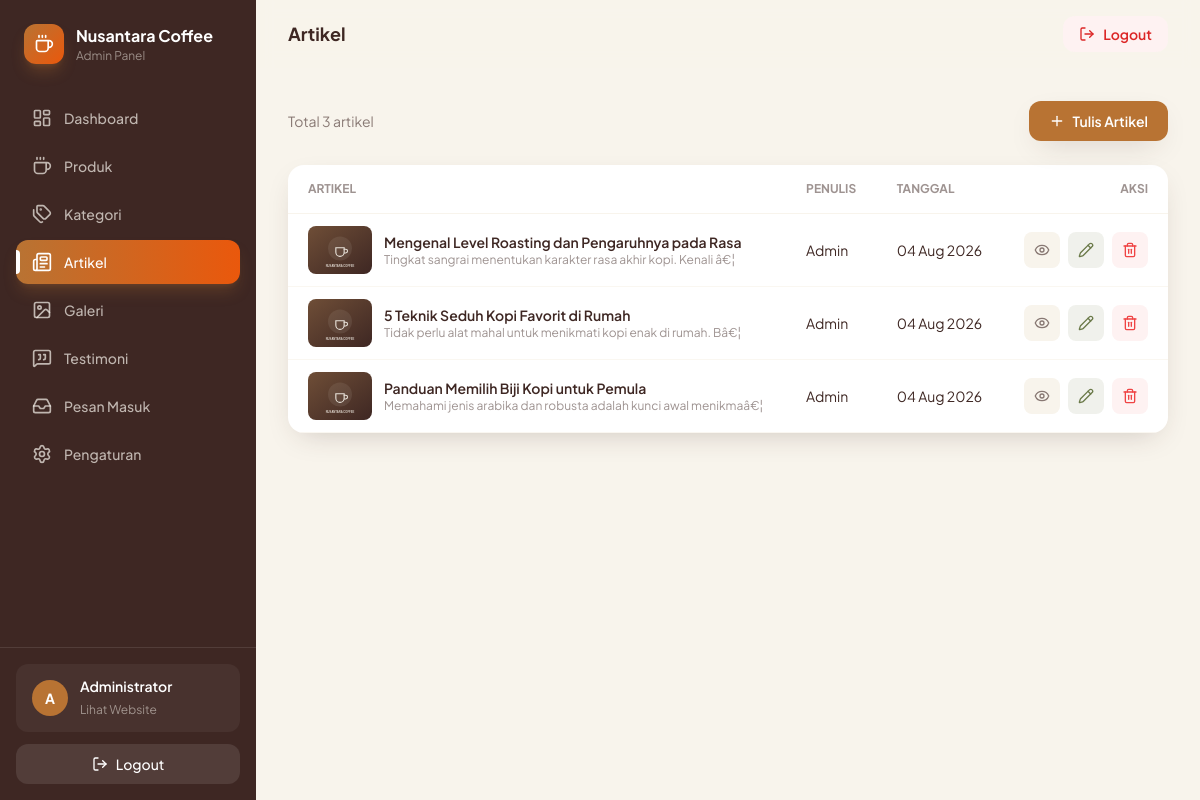
/admin/artikel/index.php (signed in), run on the app's committed database.
### tables this page shows
CREATE TABLE `artikel` (
  `id` INT UNSIGNED AUTO_INCREMENT PRIMARY KEY,
  `judul` VARCHAR(200) NOT NULL,
  `slug` VARCHAR(220) NOT NULL UNIQUE,
  `gambar` VARCHAR(255) DEFAULT NULL,
  `ringkasan` VARCHAR(400) DEFAULT NULL,
  `isi` LONGTEXT NOT NULL,
  `penulis` VARCHAR(100) DEFAULT 'Admin',
  `created_at` TIMESTAMP DEFAULT CURRENT_TIMESTAMP
);

### config/database.php (called while the page is built, shortened)
<?php
function db(): PDO {
    static $pdo = null;
    if ($pdo === null) {
        $dsn = 'mysql:host=' . DB_HOST . ';port=' . DB_PORT . ';dbname=' . DB_NAME . ';charset=utf8mb4';
        $options = [
            PDO::ATTR_ERRMODE            => PDO::ERRMODE_EXCEPTION,
            PDO::ATTR_DEFAULT_FETCH_MODE => PDO::FETCH_ASSOC,
            PDO::ATTR_EMULATE_PREPARES   => false,
        ];
        try {
            $pdo = new PDO($dsn, DB_USER, DB_PASS, $options);
        } catch (PDOException $e) {
            die('Koneksi database gagal: ' . htmlspecialchars($e->getMessage()));
        }
    }
    return $pdo;
}

### includes/functions.php (called while the page is built, shortened)
<?php
require_once __DIR__ . '/../config/database.php';
function e(?string $value): string {
    return htmlspecialchars((string)$value, ENT_QUOTES, 'UTF-8');
}
function format_date(?string $date, string $format = 'd M Y'): string {
    return $date ? date($format, strtotime($date)) : '-';
}
function excerpt(?string $text, int $limit = 120): string {
    $text = strip_tags(trim((string)$text));
    return mb_substr($text, 0, $limit) . 'â€¦';
}
function url(string $path = ''): string {
    return BASE_URL . '/' . ltrim($path, '/');
}
function asset(string $path): string {
    return url($path);
}

### admin/artikel/index.php (the view, shortened to what this page needs)
<?php
$artikels = db()->query("SELECT * FROM artikel ORDER BY id DESC")->fetchAll();
require_once __DIR__ . '/../layout/head.php';
?>
<div class="flex flex-wrap items-center justify-between gap-4">
    <p class="text-sm text-espresso/60">Total <?= count($artikels) ?> artikel</p>
    <a href="<?= url('admin/artikel/create.php') ?>" class="inline-flex items-center gap-2 rounded-xl bg-copper px-5 py-2.5 text-sm font-semibold text-white shadow-soft transition-all duration-300 hover:bg-espresso">
        <i data-lucide="plus" class="h-4 w-4"></i> Tulis Artikel
    </a>
</div>
<div class="mt-6 overflow-hidden rounded-2xl bg-white shadow-soft">
    <div class="overflow-x-auto">
        <table class="w-full text-left text-sm">
            <thead>
                <tr class="border-b border-cream text-xs uppercase text-espresso/50">
                    <th class="px-5 py-4">Artikel</th>
                    <th class="px-5 py-4">Penulis</th>
                    <th class="px-5 py-4">Tanggal</th>
                    <th class="px-5 py-4 text-right">Aksi</th>
                </tr>
            </thead>
            <tbody>
                <?php foreach ($artikels as $a): ?>
                <tr class="border-b border-cream/70 hover:bg-cream/40">
                    <td class="px-5 py-3">
                        <div class="flex items-center gap-3">
                            <img src="<?= e(asset($a['gambar'] ?: 'assets/img/placeholder-coffee.svg')) ?>" alt="<?= e($a['judul']) ?>" class="h-12 w-16 rounded-lg object-cover">
                            <div class="max-w-sm">
                                <p class="truncate font-semibold"><?= e($a['judul']) ?></p>
                                <p class="truncate text-xs text-espresso/50"><?= e(excerpt($a['ringkasan'], 60)) ?></p>
                            </div>
                        </div>
                    </td>
                    <td class="px-5 py-3"><?= e($a['penulis']) ?></td>
                    <td class="px-5 py-3"><?= e(format_date($a['created_at'])) ?></td>
                    <td class="px-5 py-3">
                        <div class="flex justify-end gap-2">
                            <a href="<?= url('index.php?page=detail-artikel&id=' . (int)$a['id']) ?>" target="_blank" class="flex h-9 w-9 items-center justify-center rounded-lg bg-cream text-espresso/60 transition hover:bg-coffee hover:text-white" title="Lihat"><i data-lucide="eye" class="h-4 w-4"></i></a>
                            <a href="<?= url('admin/artikel/edit.php?id=' . (int)$a['id']) ?>" class="flex h-9 w-9 items-center justify-center rounded-lg bg-olive/10 text-olive transition hover:bg-olive hover:text-white" title="Edit"><i data-lucide="pencil" class="h-4 w-4"></i></a>
                            <form method="post" data-confirm="Hapus artikel ini?" class="inline">
                                <button type="submit" class="flex h-9 w-9 items-center justify-center rounded-lg bg-red-50 text-red-500 transition hover:bg-red-500 hover:text-white" title="Hapus"><i data-lucide="trash-2" class="h-4 w-4"></i></button>
                            </form>
                        </div>
                    </td>
                </tr>
                <?php endforeach; ?>
            </tbody>
        </table>
    </div>
</div>
<?php require_once __DIR__ . '/../layout/footer.php'; ?>

### assets/css/style.css (style rules this page uses)
html { scroll-behavior: smooth; }
a[href], button, [role=button], select, summary, label[for], input[type=checkbox], input[type=radio], input[type=range], input[type=file] { cursor: pointer; }

### data on the page
artikel: judul "Mengenal Level Roasting dan Pengaruhnya pada Rasa", ringkasan "Tingkat sangrai menentukan karakter rasa akhir kopi. Kenali â€¦", penulis "Admin", created_at "04 Aug 2026"
artikel: judul "5 Teknik Seduh Kopi Favorit di Rumah", ringkasan "Tidak perlu alat mahal untuk menikmati kopi enak di rumah. Bâ€¦", penulis "Admin", created_at "04 Aug 2026"
artikel: judul "Panduan Memilih Biji Kopi untuk Pemula", ringkasan "Memahami jenis arabika dan robusta adalah kunci awal menikmaâ€¦", penulis "Admin", created_at "04 Aug 2026"

### other printed values
site('site_name', APP_NAME) "Nusantara Coffee"
$m['label'] "Dashboard"
$m['label'] "Produk"
$m['label'] "Kategori"
$m['label'] "Artikel"
$m['label'] "Galeri"
$m['label'] "Testimoni"
$m['label'] "Pesan Masuk"
$m['label'] "Pengaturan"
mb_strtoupper(mb_substr($_SESSION['admin_name'] ?? 'A', 0, 1)) "A"
$_SESSION['admin_name'] "Administrator"
$title "Artikel"
count($artikels) "3"
